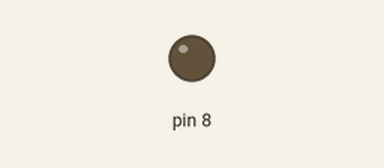
This program was run on a simulated Raspberry Pi (header pin numbers). On the bench: output pins drawn as LEDs (lit = HIGH).

Above: at 1.2 s.
At 8.4 s:
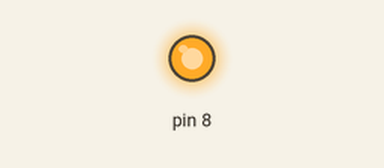
Timing chart, 0 to 8.7 s (numbered marks = the images above):
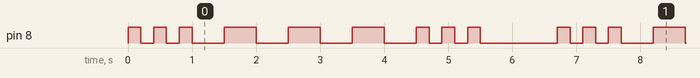

Measured:
- by itself, pin 8: repeats every 6.7 s: 2 × (LOW 0.20 s, HIGH 0.20 s), 3 × (LOW 0.50 s, HIGH 0.50 s), LOW 0.50 s, 2 × (HIGH 0.20 s, LOW 0.20 s), HIGH 0.20 s, LOW 1.2 s, HIGH 0.20 s
- by itself, everything shown: repeats every 6.7 s, in 18 steps

The program:

02_SOS.py
```python
# sudo apt-get install python3-rpi.gpio
import RPi.GPIO as GPIO
from time import sleep

GPIO.setwarnings(False)   # Ignore Warnings
GPIO.setmode(GPIO.BOARD)  # Use Physical Pin Numbering
GPIO.setup(8, GPIO.OUT, initial=GPIO.LOW)

def flash(led, duration):
    GPIO.output(led, GPIO.HIGH)
    sleep(duration)
    GPIO.output(led, GPIO.LOW)
    sleep(duration)

while True:
    flash(8, 0.2)
    flash(8, 0.2)
    flash(8, 0.2)
    sleep(0.3)

    flash(8, 0.5)
    flash(8, 0.5)
    flash(8, 0.5)

    flash(8, 0.2)
    flash(8, 0.2)
    flash(8, 0.2)
    sleep(1)
```
